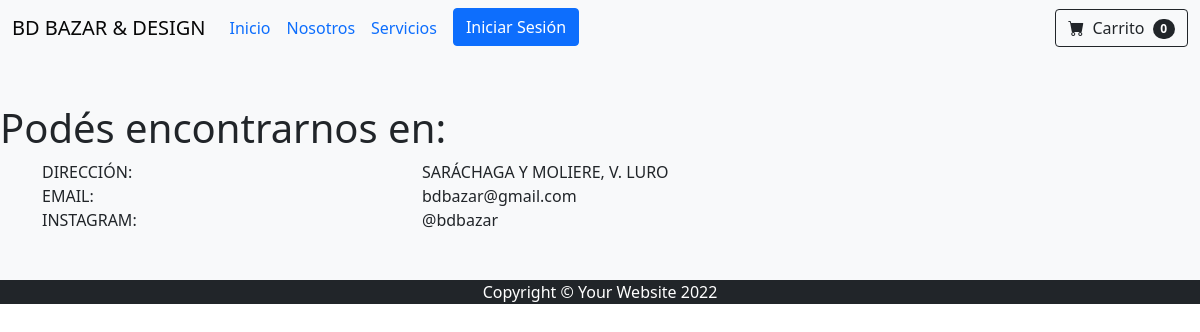
Screenshot of /proyectobazarapp/nosotros/ with the database file from the repository.
### ProyectoBazarApp/models.py (models this page shows)
class Nosotros(models.Model):
    direccion = models.CharField("Dirección", max_length=30)
    telefono = PhoneNumber()
    email = models.EmailField("Email")
    instagram = models.CharField("Instagram", max_length=30)
    class Meta:
        verbose_name_plural = "Nosotros"

### ProyectoBazarApp/views.py (the view)
# urls.py: path('nosotros/',nosotros,name="nosotros"),
def nosotros(request):
    info = Nosotros.objects.all()
    contexto = {'info': info}
    return render(request,"ProyectoBazarApp/nosotros.html",contexto)

### ProyectoBazarApp/templates/ProyectoBazarApp/nosotros.html (shortened to what this page needs)
{% extends 'ProyectoBazarApp/base.html'%}
{% load static %}
{% block contenidoPagina%}
        <section class="bg-light py-5">
            <h1>Podés encontrarnos en:</h1>
            <div class="container">
                <div class="row">
                    {% for nosotros in info %}
                        <div class="col-6 col-sm-4">DIRECCIÓN:</div>
                        <div class="col-6 col-sm-4">{{nosotros.direccion}}</div>
                        <div class="col-6 col-sm-4">EMAIL:</div>
                        <div class="col-6 col-sm-4">{{nosotros.email}}</div>
                        <div class="col-6 col-sm-4">INSTAGRAM:</div>
                        <div class="col-6 col-sm-4">{{nosotros.instagram}}</div>
                    {% endfor %}
                </div>
            </div>
        </section>
{% endblock %}

### rows the page displays
Nosotros: direccion "SARÁCHAGA Y MOLIERE, V. LURO", email "bdbazar@gmail.com", instagram "@bdbazar"
